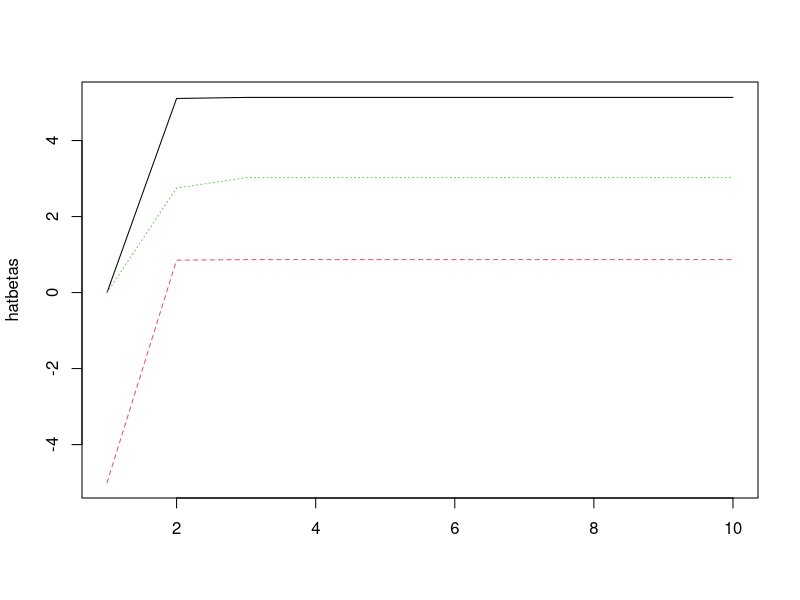
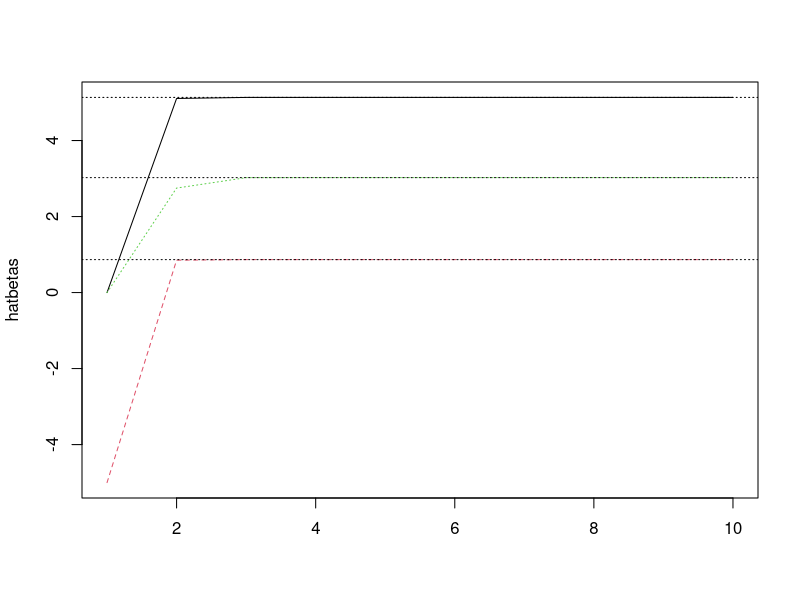

R code for these plots, in order:
## ---- chunk 1
knitr::opts_chunk$set(echo = TRUE)
## ---- chunk 2
set.seed(123)
n = 100
x1 = rnorm(n)
x2 = rnorm(n)
y = 5+ 1*x1 + 3*x2 + rnorm(n)
## ---- chunk 3
hatbeta1 = -5
hatbeta1
## ---- chunk 4
r = y - hatbeta1*x1
hatbeta2 = lm(r ~ x2)$coef[2]
## ---- chunk 5
hatbeta2
## ---- chunk 6
r = y - hatbeta2*x2
hatbeta1 = lm(r ~ x1)$coef[2]
## ---- chunk 7
hatbeta1
## ---- chunk 8
B=10

hatbetas = matrix(0,ncol=3,nrow=B)
hatbetas[1,2] <- -5

for (b in 2:B){
r = y - hatbetas[b-1,2]*x1
hatbetas[b,3] = lm(r ~ x2)$coef[2]
r = y - hatbetas[b,3]*x2
hatbetas[b,2] = lm(r ~ x1)$coef[2]
hatbetas[b,1] = lm(r ~ x1)$coef[1]
}
matplot(hatbetas, type="l")
## ---- chunk 9
fit = lm(y ~ x1 +x2)
matplot(hatbetas, type="l")
abline(h=coef(fit), lty=3)
